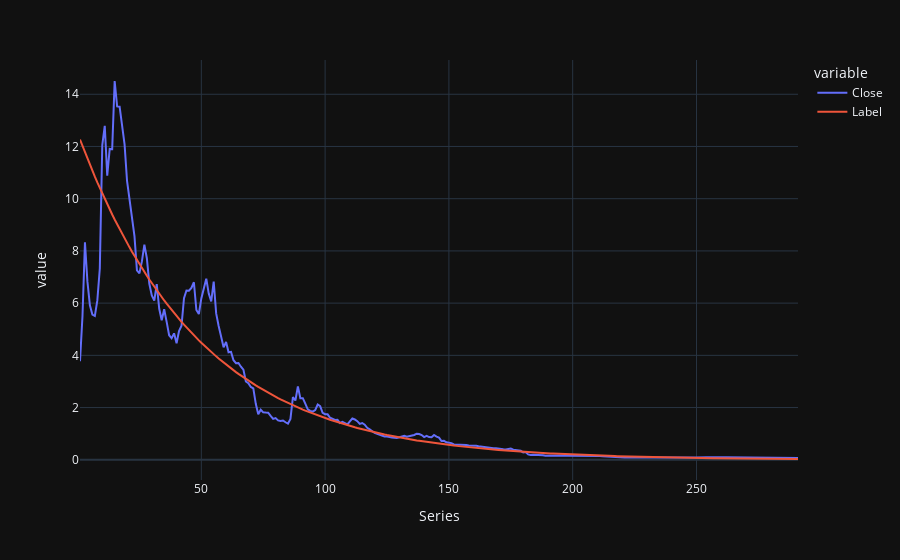

The notebook cell this image was saved under:
### Code cell
fig.show()

### Figure 1 — Plotly figure (JSON) as saved in the notebook; plotly's stock layout.template omitted (floating-point values rounded to 4 significant figures; data arrays with more than 128 entries replaced by an {"elided": "..."} marker saying what was removed)
{"data": [{"hovertemplate": "variable=Close<br>Series=%{x}<br>value=%{y}<extra></extra>", "legendgroup": "Close", "line": {"color": "#636efa", "dash": "solid"}, "marker": {"symbol": "circle"}, "mode": "lines", "name": "Close", "orientation": "v", "showlegend": true, "type": "scatter", "x": {"elided": "291 int values"}, "xaxis": "x", "y": {"elided": "291 float values"}, "yaxis": "y"}, {"hovertemplate": "variable=Label<br>Series=%{x}<br>value=%{y}<extra></extra>", "legendgroup": "Label", "line": {"color": "#EF553B", "dash": "solid"}, "marker": {"symbol": "circle"}, "mode": "lines", "name": "Label", "orientation": "v", "showlegend": true, "type": "scatter", "x": {"elided": "291 int values"}, "xaxis": "x", "y": {"elided": "291 float values"}, "yaxis": "y"}], "layout": {"legend": {"title": {"text": "variable"}, "tracegroupgap": 0}, "margin": {"t": 60}, "xaxis": {"anchor": "y", "domain": [0, 1], "title": {"text": "Series"}}, "yaxis": {"anchor": "x", "domain": [0, 1], "title": {"text": "value"}}}}
